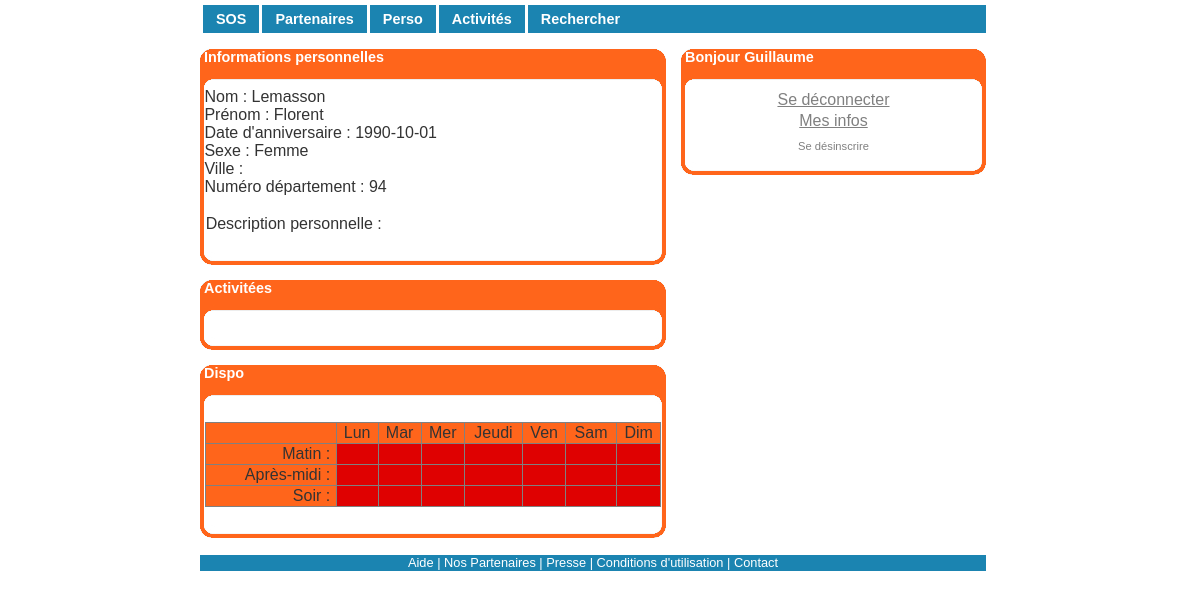
Screenshot of /perso.php?id=6 (signed in) with the database file from the repository.
### tables this page shows
CREATE TABLE IF NOT EXISTS `users` (
  `id` int(11) NOT NULL AUTO_INCREMENT,
  `nom` varchar(255) NOT NULL,
  `prenom` varchar(255) NOT NULL,
  `birth` date NOT NULL,
  `mdp` char(150) NOT NULL,
  `sexe` varchar(50) NOT NULL,
  `email` varchar(255) NOT NULL,
  `avatar` varchar(255) DEFAULT NULL,
  `ville` varchar(255) DEFAULT NULL,
  `numDep` int(5) DEFAULT NULL,
  `tel` varchar(10) DEFAULT NULL,
  `description` text,
  `afficheEmail` tinyint(1) DEFAULT NULL,
  `AfficheTel` tinyint(1) DEFAULT NULL,
  `pass` varchar(50) DEFAULT NULL,
  `valide` varchar(50) DEFAULT NULL,
  PRIMARY KEY (`id`)
);

### perso.php (the view, shortened to what this page needs)
<?php
	include("FctPhp.php");
	if (!isset($_SESSION['id'])) {
		header('location:index.php');
	}
	else {
		$UserCurrentId = $_SESSION['id'];
		if (!isset($_GET['id'])) {
			$id = $_SESSION['id'];
		}
		else {
			$id = $_GET['id'];
		}
		$req = "SELECT nom, prenom, birth, mdp, sexe, email, avatar, ville, numDep, tel, description, afficheEmail, AfficheTel FROM users WHERE id=".$id;
		$resultat = mysql_query($req) or die('Erreur SQL !<br>'.$req.'<br>'.mysql_error());
		$ligne = mysql_fetch_assoc($resultat);
		$nom = $ligne['nom'];
		$prenom = $ligne['prenom'];
		$birth = $ligne['birth'];
		$birthEx = explode("-", $birth);
		$jour = $birthEx[2];
		$mois = $birthEx[1];
		$annee = $birthEx[0];
		$sexe = $ligne['sexe'];
		$email = $ligne['email'];
		$ville = $ligne['ville'];
		$numDep = $ligne['numDep'];
		$tel = $ligne['tel'];
		$description = $ligne['description'];
		$afficheEmail = $ligne['afficheEmail'];
		$AfficheTel = $ligne['AfficheTel'];
		$sqlDispo2 = "SELECT * FROM dispo WHERE idUser='".$id."'";
		$reqDispo2 = mysql_query($sqlDispo2) or die('Erreur SQL !<br>'.$sqlDispo2.'<br>'.mysql_error());
		$dataDispo2 = mysql_fetch_assoc($reqDispo2);
	}
?>
<html xmlns="http://www.w3.org/1999/xhtml"><head>
	<link rel="stylesheet" href="style.css" type="text/css" charset="utf-8">
	<body>
		<div id="conteneur">
	<?php getHeader(); ?>
			<div id="contenu_annexe">
				<?php
				if ($id == $UserCurrentId && isset($_POST['modif_perso'])) {
					echo '<div class="boitegrise_466 sans_marge_gauche">
						<h2>&nbsp;Informations personnelles</h2>
						<form method="POST" action="perso.php">
						&nbsp;Nom : <input type="text" name="nom" value="'.$nom.'" /><br>
						&nbsp;Prénom : <input type="text" name="prenom" value="'.$prenom.'" /><br>
						&nbsp;Date d\'anniversaire : '; ShowListBoxBirth($jour, $mois, $annee); echo '<br>
						&nbsp;Sexe : <input type="radio" name="sexe" value="Homme" '; if ($sexe == "Homme") echo "checked"; echo ' /> Homme <input type="radio" name="sexe" value="Femme" '; if ($sexe == "Femme") echo "checked"; echo ' /> Femme<br>
						&nbsp;Téléphone : <input type="text" name="tel" value="'.$tel.'" /><br>
						&nbsp;Email : <input type="text" name="email" value="'.$email.'" /><br>
						&nbsp;Ville : <input type="text" name="ville" value="'.$ville.'" /><br>
						&nbsp;Code postal : <input type="text" name="numDep" value="'.$numDep.'" /><br>
						&nbsp;Description personnelle : <br><textarea name="description" value="'.$description.'" class="modif_compte">'.$description.'</textarea><br><br>
						&nbsp;Afficher mon email : <input type="radio" name="afficheEmail" value="1" '; if ($afficheEmail == "1") echo "checked"; echo ' /> Oui <input type="radio" name="afficheEmail" value="0" '; if ($afficheEmail == "0") echo "checked"; echo ' /> Non<br>
						&nbsp;Afficher mon numéro : <input type="radio" name="AfficheTel" value="1" '; if ($AfficheTel == "1") echo "checked"; echo ' /> Oui <input type="radio" name="AfficheTel" value="0" '; if ($AfficheTel == "0") echo "checked"; echo ' /> Non<br>
						<br>
						<input type="submit" name="modif_perso_valid" value="Valider" class="modif_compte_valid"/>
						<input type="submit" value="Annuler" class="modif_compte_valid"/>
						</form>
						<div class="finboite"></div>
						</div>';
				}
				else {
					echo '<div class="boitegrise_466 sans_marge_gauche">
						<h2>&nbsp;Informations personnelles</h2>
						&nbsp;Nom : '.$nom.'<br>
						&nbsp;Prénom : '.$prenom.'<br>
						&nbsp;Date d\'anniversaire : '.$birth.'<br>
						&nbsp;Sexe : '.$sexe.'<br>';
						echo '&nbsp;Ville : '.$ville.'<br>
						&nbsp;Numéro département : '.$numDep.'<br /><br />
						<table border="0" style="width: 98%;" align="center">
							<tbody>
								<tr>
									<td>Description personnelle : <br />'.$description.'</td>
								</tr>
							</tbody>
						</table><br />';
						echo '
						<div class="finboite"></div>
						</div>';
				}
				getConnexion();
				if ($id == $UserCurrentId && isset($_POST['modif_activite'])) {
					echo '<div class="boitegrise_466 sans_marge_gauche">
						<h2>&nbsp;Activitées</h2>
						<br>
						<form method="POST" action="perso.php" >
						<input type="submit" name="modif_activite_valid" value="Valider" class="modif_compte_valid"/>
						<input type="submit" value="Annuler" class="modif_compte_valid"/>
						</form>
						<div class="finboite"></div>
						</div>';
				}
				else {
					echo '<div class="boitegrise_466 sans_marge_gauche">
						<h2>&nbsp;Activitées</h2>
						<br>';
						echo '
						<div class="finboite"></div>
						</div>';
				}
				if ($id == $UserCurrentId && isset($_POST['modif_dispo'])) {
					echo '<div class="boitegrise_466 sans_marge_gauche">
						<h2>&nbsp;Dispo</h2>
						<br>
						<form method="POST" action="perso.php" >
							<table border="0" style="width: 98%;" align="center">
							<tbody>
								<tr>
									<td style="text-align:center">
										&nbsp;
									</td>
									<td style="text-align:center">
										Lun
									</td>
									<td style="text-align:center">
										Mar
									</td>
									<td style="text-align:center">
										Mer
									</td>
									<td style="text-align:center">
										Jeudi
									</td>
									<td style="text-align:center">
										Ven
									</td>
									<td style="text-align:center">
										Sam
									</td>
									<td style="text-align:center">
										Dim
									</td>
								</tr>
								<tr>
									<td style="text-align:right">
										Matin :
									</td>
									<td style="text-align:center">
										<input type="checkbox" name="dispo[]" value="L1" ';if ($dataDispo2['L1'] == "1") echo 'checked'; echo'>
									</td>
									<td style="text-align:center">
										<input type="checkbox" name="dispo[]" value="Ma1" ';if ($dataDispo2['Ma1'] == "1") echo 'checked'; echo'>
									</td>
									<td style="text-align:center">
										<input type="checkbox" name="dispo[]" value="Me1" ';if ($dataDispo2['Me1'] == "1") echo 'checked'; echo'>
									</td>
									<td style="text-align:center">
										<input type="checkbox" name="dispo[]" value="J1" ';if ($dataDispo2['J1'] == "1") echo 'checked'; echo'>
									</td>
									<td style="text-align:center">
										<input type="checkbox" name="dispo[]" value="V1" ';if ($dataDispo2['V1'] == "1") echo 'checked'; echo'>
									</td>
									<td style="text-align:center">
										<input type="checkbox" name="dispo[]" value="S1" ';if ($dataDispo2['S1'] == "1") echo 'checked'; echo'>
									</td>
									<td style="text-align:center">
										<input type="checkbox" name="dispo[]" value="D1" ';if ($dataDispo2['D1'] == "1") echo 'checked'; echo'>
									</td>
								</tr>
								<tr>
									<td style="text-align:right">
										Après-midi :
									</td>
									<td style="text-align:center">
										<input type="checkbox" name="dispo[]" value="L2" ';if ($dataDispo2['L2'] == "1") echo 'checked'; echo'>
									</td>
									<td style="text-align:center">
										<input type="checkbox" name="dispo[]" value="Ma2" ';if ($dataDispo2['Ma2'] == "1") echo 'checked'; echo'>
									</td>
									<td style="text-align:center">
										<input type="checkbox" name="dispo[]" value="Me2" ';if ($dataDispo2['Me2'] == "1") echo 'checked'; echo'>
									</td>
									<td style="text-align:center">
										<input type="checkbox" name="dispo[]" value="J2" ';if ($dataDispo2['J2'] == "1") echo 'checked'; echo'>
									</td>
									<td style="text-align:center">
										<input type="checkbox" name="dispo[]" value="V2" ';if ($dataDispo2['V2'] == "1") echo 'checked'; echo'>
									</td>
									<td style="text-align:center">
										<input type="checkbox" name="dispo[]" value="S2" ';if ($dataDispo2['S2'] == "1") echo 'checked'; echo'>
									</td>
									<td style="text-align:center">
										<input type="checkbox" name="dispo[]" value="D2" ';if ($dataDispo2['D2'] == "1") echo 'checked'; echo'>
									</td>
								</tr>
								<tr>
									<td style="text-align:right">
										Soir :
									</td>
									<td style="text-align:center">
										<input type="checkbox" name="dispo[]" value="L3" ';if ($dataDispo2['L3'] == "1") echo 'checked'; echo'>
									</td>
									<td style="text-align:center">
										<input type="checkbox" name="dispo[]" value="Ma3" ';if ($dataDispo2['Ma3'] == "1") echo 'checked'; echo'>
									</td>
									<td style="text-align:center">
										<input type="checkbox" name="dispo[]" value="Me3" ';if ($dataDispo2['Me3'] == "1") echo 'checked'; echo'>
									</td>
									<td style="text-align:center">
										<input type="checkbox" name="dispo[]" value="J3" ';if ($dataDispo2['J3'] == "1") echo 'checked'; echo'>
									</td>
									<td style="text-align:center">
										<input type="checkbox" name="dispo[]" value="V3" ';if ($dataDispo2['V3'] == "1") echo 'checked'; echo'>
									</td>
									<td style="text-align:center">
										<input type="checkbox" name="dispo[]" value="S3" ';if ($dataDispo2['S3'] == "1") echo 'checked'; echo'>
									</td>
									<td style="text-align:center">
										<input type="checkbox" name="dispo[]" value="D3" ';if ($dataDispo2['D3'] == "1") echo 'checked'; echo'>
									</td>
								</tr>
							</tbody>
						</table>
						<br />
						<input type="submit" name="modif_dispo_valid" value="Valider" class="modif_compte_valid"/>
						<input type="submit" value="Annuler" class="modif_compte_valid"/>
						</form>
						<div class="finboite"></div>
						</div>';
				}
				else {
					echo '<div class="boitegrise_466 sans_marge_gauche">
						<h2>&nbsp;Dispo</h2>
						<br>
						<table border="1" style="width: 98%;" align="center">
							<tbody>
								<tr>
									<td bgcolor="FF651B" style="text-align:center">
										&nbsp;
									</td>
									<td bgcolor="FF651B" style="text-align:center">
										Lun
									</td>
									<td bgcolor="FF651B" style="text-align:center">
										Mar
									</td>
									<td bgcolor="FF651B" style="text-align:center">
										Mer
									</td>
									<td bgcolor="FF651B" style="text-align:center">
										Jeudi
									</td>
									<td bgcolor="FF651B" style="text-align:center">
										Ven
									</td>
									<td bgcolor="FF651B" style="text-align:center">
										Sam
									</td>
									<td bgcolor="FF651B" style="text-align:center">
										Dim
									</td>
								</tr>
								<tr>
									<td bgcolor="FF651B" style="text-align:right">
										Matin :&nbsp;
									</td>
									<td bgcolor="';if ($dataDispo2['L1'] == "1") echo '#3ADF00'; else echo'#DF0101'; echo'" style="text-align:center">
									</td>
									<td bgcolor="';if ($dataDispo2['Ma1'] == "1") echo '#3ADF00'; else echo'#DF0101'; echo'" style="text-align:center">
									</td>
									<td bgcolor="';if ($dataDispo2['Me1'] == "1") echo '#3ADF00'; else echo'#DF0101'; echo'" style="text-align:center">
									</td>
									<td bgcolor="';if ($dataDispo2['J1'] == "1") echo '#3ADF00'; else echo'#DF0101'; echo'" style="text-align:center">
									</td>
									<td bgcolor="';if ($dataDispo2['V1'] == "1") echo '#3ADF00'; else echo'#DF0101'; echo'" style="text-align:center">
									</td>
									<td bgcolor="';if ($dataDispo2['S1'] == "1") echo '#3ADF00'; else echo'#DF0101'; echo'" style="text-align:center">
									</td>
									<td bgcolor="';if ($dataDispo2['D1'] == "1") echo '#3ADF00'; else echo'#DF0101'; echo'" style="text-align:center">
									</td>
								</tr>
								<tr>
									<td bgcolor="FF651B" style="text-align:right">
										Après-midi :&nbsp;
									</td>
									<td bgcolor="';if ($dataDispo2['L2'] == "1") echo '#3ADF00'; else echo'#DF0101'; echo'" style="text-align:center">
									</td>
									<td bgcolor="';if ($dataDispo2['Ma2'] == "1") echo '#3ADF00'; else echo'#DF0101'; echo'" style="text-align:center">
									</td>
									<td bgcolor="';if ($dataDispo2['Me2'] == "1") echo '#3ADF00'; else echo'#DF0101'; echo'" style="text-align:center">
									</td>
									<td bgcolor="';if ($dataDispo2['J2'] == "1") echo '#3ADF00'; else echo'#DF0101'; echo'" style="text-align:center">
									</td>
									<td bgcolor="';if ($dataDispo2['V2'] == "1") echo '#3ADF00'; else echo'#DF0101'; echo'" style="text-align:center">
									</td>
									<td bgcolor="';if ($dataDispo2['S2'] == "1") echo '#3ADF00'; else echo'#DF0101'; echo'" style="text-align:center">
									</td>
									<td bgcolor="';if ($dataDispo2['D2'] == "1") echo '#3ADF00'; else echo'#DF0101'; echo'" style="text-align:center">
									</td>
								</tr>
								<tr>
									<td bgcolor="FF651B" style="text-align:right">
										Soir :&nbsp;
									</td>
									<td bgcolor="';if ($dataDispo2['L3'] == "1") echo '#3ADF00'; else echo'#DF0101'; echo'" style="text-align:center">
									</td>
									<td bgcolor="';if ($dataDispo2['Ma3'] == "1") echo '#3ADF00'; else echo'#DF0101'; echo'" style="text-align:center">
									</td>
									<td bgcolor="';if ($dataDispo2['Me3'] == "1") echo '#3ADF00'; else echo'#DF0101'; echo'" style="text-align:center">
									</td>
									<td bgcolor="';if ($dataDispo2['J3'] == "1") echo '#3ADF00'; else echo'#DF0101'; echo'" style="text-align:center">
									</td>
									<td bgcolor="';if ($dataDispo2['V3'] == "1") echo '#3ADF00'; else echo'#DF0101'; echo'" style="text-align:center">
									</td>
									<td bgcolor="';if ($dataDispo2['S3'] == "1") echo '#3ADF00'; else echo'#DF0101'; echo'" style="text-align:center">
									</td>
									<td bgcolor="';if ($dataDispo2['D3'] == "1") echo '#3ADF00'; else echo'#DF0101'; echo'" style="text-align:center">
									</td>
								</tr>
							</tbody>
						</table>
						<br />';
						echo '
						<div class="finboite"></div>
						</div>';
				}
				?>
			</div><div class="spacer"></div>
			<?php getFooter(); ?>
		</div>
	</body>
</html>

### FctPhp.php (shortened to what this page needs)
<?php
	function getHeader() {
			echo '<div id="entete">
				<div id="menu_entete">
					<a href="index.php" id="ctl00_menu_Entete_menu_mycleec">SOS</a>
					<a href="/partenaires/" id="ctl00_menu_Entete_menu_partenaires">Partenaires</a>
					<a href="perso.php" id="ctl00_menu_Entete_menu_membres">Perso</a>
					<a href="afficher.php" id="ctl00_menu_Entete_menu_activites">Activités</a>
					<a href="rechercher.php" id="ctl00_menu_Entete_menu_activites">Rechercher</a>
					<div class="spacer"></div>
				</div>
			</div>';
		}
	function getFooter() {
		echo '<div id="pied">
				<a href="/site-tour.aspx">Aide</a> |
				<a href="/nos-partenaires/">Nos Partenaires</a> |
				<a href="/infos/presse.aspx">Presse</a> |
				<a href="/infos/conditionsdutilisation.aspx">Conditions d\'utilisation</a> |
				<a href="/infos/contact.aspx">Contact</a>
			</div>';
	}
	function getConnexion() {
		echo '<div id="login" class="boitegrise_305">';
						if (isset($_SESSION["id"])) {
							$sqlPrenom = "SELECT prenom FROM users WHERE id='".$_SESSION['id']."'";
							$reqPrenom = mysql_query($sqlPrenom) or die('Erreur SQL !<br>'.$sqlPrenom.'<br>'.mysql_error());
							$data = mysql_fetch_assoc($reqPrenom);
							echo '<h2>&nbsp;Bonjour '.$data["prenom"].'</h2>
							<p>
								<center><a href="deconnexion.php">Se déconnecter<a></center>
							</p>
							<p>
								<center><a href="perso.php">Mes infos</a></center>
							</p>
							<p class="align_image">
								<a href="Desinscription.php">Se désinscrire</a>
							</p>';
						}
						echo '<div class="finboite"></div></div>';
	}
?>

### rows the page displays
users: nom "Lemasson", prenom "Florent", birth "1990-10-01", sexe "Femme", numDep "94"
users: prenom "Guillaume"
